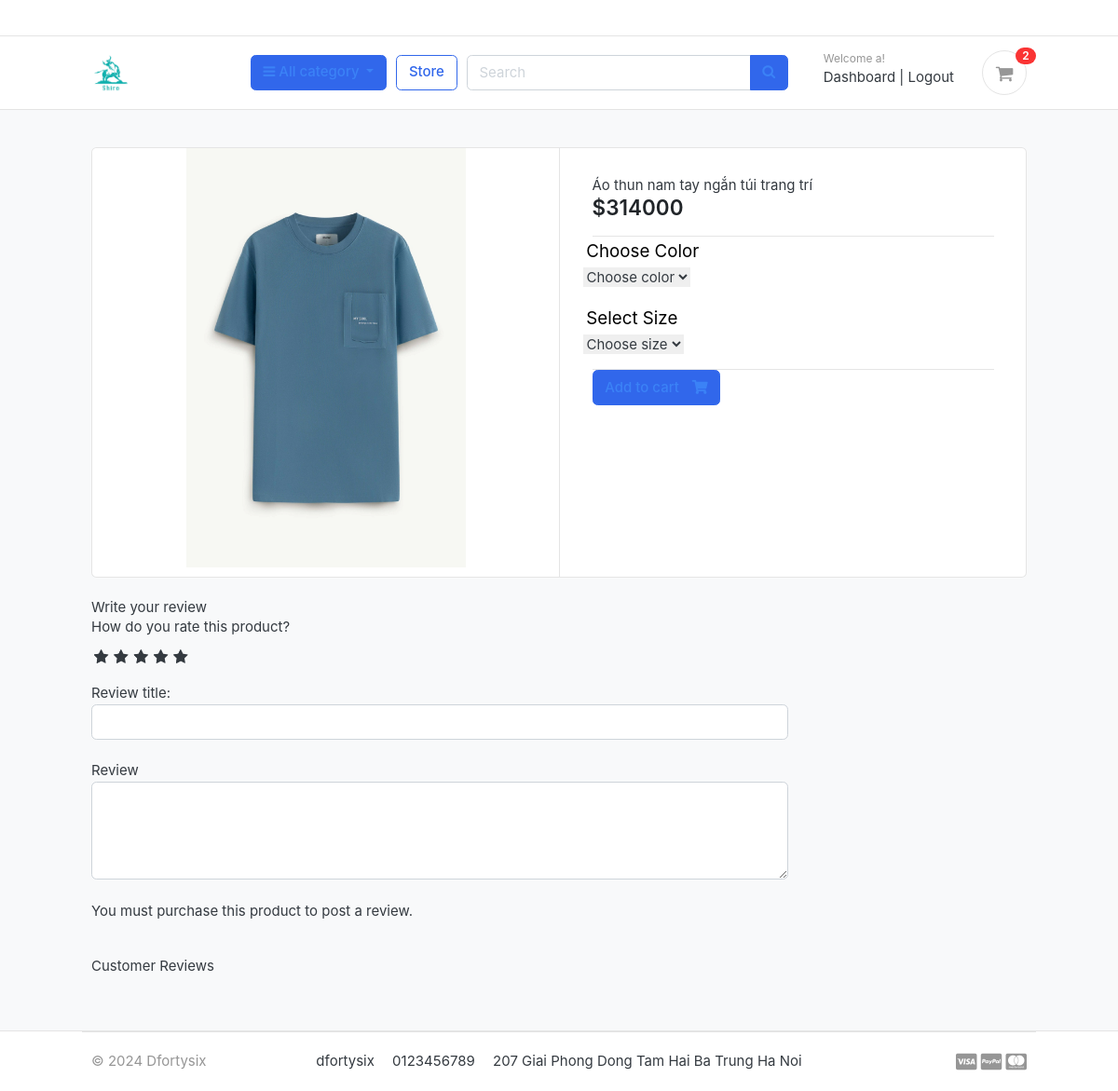
The page /store/ao-thun/ao-thun-nam-tay-ngn-tui-trang-tri/ (signed in) on the database its author committed.
### accounts/models.py (models this page shows, shortened)
class Account(AbstractBaseUser):
    first_name = models.CharField(max_length=50)
    last_name = models.CharField(max_length=50)
    username = models.CharField(max_length=50, unique=True)
    email = models.EmailField(max_length=100, unique=True)
    phone_number = models.CharField(max_length=50)
    date_joined = models.DateTimeField(auto_now_add=True)
    last_login = models.DateTimeField(auto_now_add=True)
    is_admin = models.BooleanField(default=False)
    is_staff = models.BooleanField(default=False)
    is_active = models.BooleanField(default=False)
    is_superadmin = models.BooleanField(default=False)
    USERNAME_FIELD = 'email'    # Trường quyêt định khi login
    REQUIRED_FIELDS = ['username', 'first_name', 'last_name']    # Các trường yêu cầu khi đk tài khoản (mặc định đã có email), mặc định có password
    objects = MyAccountManager()

### store/models.py (models this page shows, shortened)
class Product(models.Model):
    product_name = models.CharField(max_length=200, unique=True)
    slug = models.SlugField(max_length=200, unique=True)
    description = models.TextField(max_length=500, blank=True)
    price = models.IntegerField()
    images = models.ImageField(upload_to='photos/products')
    stock = models.IntegerField()
    is_available = models.BooleanField(default=True)
    category = models.ForeignKey(Category, on_delete=models.CASCADE)    # Khi xóa category thì Product bị xóa
    created_date = models.DateTimeField(auto_now_add=True)
    modified_date = models.DateTimeField(auto_now=True)

### store/views.py (the view)
# urls.py: path('<slug:category_slug>/<slug:product_slug>/', views.product_detail, name='product_detail'),
def product_detail(request, category_slug, product_slug=None):
    try:
        single_product = Product.objects.get(category__slug=category_slug, slug=product_slug)
        cart = Cart.objects.get(cart_id=_cart_id(request=request))
        in_cart = CartItem.objects.filter(
            cart=cart,
            product=single_product
        ).exists()
    except Exception as e:
        cart = Cart.objects.create(
            cart_id=_cart_id(request)
        )
    context = {
        'single_product': single_product,
        'in_cart': in_cart if 'in_cart' in locals() else False,
    }
    return render(request, 'store/product_detail.html', context=context)

### carts/context_processors.py (called while the page is built)
def counter(request):
    if 'admin' in request.path:
        return {}
    else:
        try:
            if request.user.is_authenticated:
                cart_items = CartItem.objects.filter(user=request.user)
            else:
                cart = Cart.objects.get(cart_id=_cart_id(request=request))
                cart_items = CartItem.objects.filter(cart=cart)
            cart_count = sum([cart_item.quantity for cart_item in cart_items])
        except Cart.DoesNotExist:
            cart_count = 0
    return dict(cart_count=cart_count)

### carts/views.py (called while the page is built)
def _cart_id(request):
    cart_id = request.session.session_key
    if not cart_id:
        cart_id = request.session.create()
    return cart_id

### store/models.py (called while the page is built)
    def colors(self):
        return super(VariationManager, self).filter(variation_category='color', is_active=True)

    def sizes(self):
        return super(VariationManager, self).filter(variation_category='size', is_active=True)

### templates/store/product_detail.html (shortened to what this page needs)
{% extends 'base.html' %}
{% load static %}
{% block content %}
<section class="section-content padding-y bg">
    <div class="container">
        <div class="card">
            <div class="row no-gutters">
                <aside class="col-md-6">
                    <article class="gallery-wrap">
                        <div class="img-big-wrap">
                            <a href="#"><img src="{{ single_product.images.url }}" /></a>
                        </div>
                    </article>
                </aside>
                <main class="col-md-6 border-left">
                    <form action="{% url 'add_cart' single_product.id %}" method="POST">
                        <article class="content-body">
                            <h2 class="title">{{ single_product.product_name }}</h2>
                            <div class="mb-3">
                                <var class="price h4">${{ single_product.price }}</var>
                            </div>
                            <hr />
                            <div class="row">
                                <div class="item-option-select">
                                    <h6 class="m-1 text-xl text-bold text-black">Choose Color</h6>
                                    <select name="color" class="form-select" required>
                                        <option value="" disabled selected>Choose color</option>
                                    </select>
                                </div>
                            </div>
                            <div class="row">
                                <div class="item-option-select">
                                    <h6 class="m-1 text-xl text-bold text-black">Select Size</h6>
                                    <select name="size" class="form-select" required>
                                        <option value="" disabled selected>Choose size</option>
                                    </select>
                                </div>
                            </div>
                            <hr />
                            {% if single_product.stock > 0 %} {% if in_cart %}
                            <button type="submit" class="text-blue-500 btn btn-success">
                                <span class="text">Add to cart</span>
                                <i class="fas fa-check"></i>
                            </button>
                            <a href="{% url 'cart' %}" class="btn btn-outline-primary">
                                <span class="text">Show cart</span>
                                <i class="fas fa-eye"></i>
                            </a>
                            {% else %}
                            <button type="submit" class="text-blue-500 btn btn-primary">
                                <span class="text">Add to cart</span>
                                <i class="fas fa-shopping-cart"></i>
                            </button>
                            {% endif %} {% else %}
                            <h5 class="text-danger">Out of Stock</h5>
                            {% endif %}
                        </article>
                    </form>
                </main>
            </div>
        </div>
        <br />
        <div class="row">
            <div class="col-md-9">
                <form action="" method="POST">
                    <h5>Write your review</h5>
                    <div>
                        <label>How do you rate this product?</label>
                        <br>
                        <div class="rate">
							<input type="radio" name="rating" id="rating10" value="5" required /><label for="rating10" title="5"></label>
							<input type="radio" name="rating" id="rating8" value="4" required /><label for="rating8" title="4"></label>
							<input type="radio" name="rating" id="rating6" value="3" required /><label for="rating6" title="3"></label>
							<input type="radio" name="rating" id="rating4" value="2" required /><label for="rating4" title="2"></label>
							<input type="radio" name="rating" id="rating2" value="1" required /><label for="rating2" title="1"></label>
						</div>
                        <br>
                        Review title:
                        <input type="text" class="form-control" name="subject">
                        <br>
                        Review
                        <textarea name="review" rows="4" class="form-control"></textarea>
                        <br>
                        {% if user.is_authenticated %}
                            {% if orderproduct %}
                            <input type="submit" value="Submit Review" class="btn btn-primary">
                            {% else %}
                            <p>You must purchase this product to post a review.</p>
                            {% endif %}
                        {% else %}
                        <p>You must be logged in to post a review. <span><a href="{% url 'login' %}">Login now</a></span></p>
                        {% endif %}
                    </div>
                </form>
                <br>
                <header class="section-heading">
                    <h3>Customer Reviews</h3>
                </header>
            </div>
        </div>
    </div>
</section>
{% endblock %}

### templates/includes/navbar.html (shortened to what this page needs)
{% load static %}
<header class="section-header">
    <nav class="navbar p-md-0 navbar-expand-sm navbar-light border-bottom">
        <div class="container">
        </div>
    </nav>
    <section class="header-main border-bottom">
        <div class="container">
            <div class="row align-items-center">
                <div class="col-lg-2 col-md-3 col-6">
                    <a href="{% url 'home' %}" class="brand-wrap">
                        <img class="logo width" src="{% static './images/logoshiro.png' %}">
                    </a>
                </div>
                <div class="col-lg col-sm col-md col-6 flex-grow-0">
                    <div class="category-wrap dropdown d-inline-block float-right">
                        <button type="button" class="btn btn-primary text-blue-500 dropdown-toggle" data-toggle="dropdown">
                            <i class="fa fa-bars"></i> All category
                        </button>
                    </div>
                </div>
                <a href="{% url 'store' %}" class="btn btn-outline-primary">Store</a>
                <div class="col-lg  col-md-6 col-sm-12 col">
                    <form action="{% url 'store' %}" class="search" value ={{query}} method="GET">
                        <div class="input-group w-100">
                            <input type="text" class="form-control" style="width:60%;" placeholder="Search" name="q" value="{{ q }}">
                            <div class="input-group-append">
                                <button class="btn btn-primary text-blue-500" type="submit">
                                    <i class="fa fa-search"></i>
                                </button>
                            </div>
                        </div>
                    </form>
                </div>
                <div class="col-lg-3 col-sm-6 col-8 order-2 order-lg-3">
                    <div class="d-flex justify-content-end mb-3 mb-lg-0">
                        {% if user.id is None %}
                        <div class="widget-header">
                            <small class="title text-muted">Welcome guest!</small>
                            <div>
                                <a href="{% url 'login' %}">Log in</a> <span class="dark-transp"> | </span>
                                <a href="{% url 'register' %}"> Register</a>
                            </div>
                        </div>
                        {% else %}
                        <div class="widget-header">
                            <small class="title text-muted">Welcome {{ user.first_name }}!</small>
                            <div>
                                <a href="{% url 'dashboard' %} ">Dashboard</a> <span class="dark-transp"> | </span>
                                <a href="{% url 'logout' %}"> Logout</a>
                            </div>
                        </div>
                        {% endif %}
                        <a href="{% url 'cart' %}" class="widget-header pl-3 ml-3">
                            <div class="icon icon-sm rounded-circle border"><i class="fa fa-shopping-cart"></i>
                            </div>
                            <span class="badge badge-pill badge-danger notify">{{ cart_count }}</span>
                        </a>
                    </div>
                </div>
            </div>
        </div>
    </section>
</header>

### static/css/ui.css (style rules this page uses)
html { font-family: "Inter", sans-serif; font-size: 15px; }
.content-body { flex: 1 1 auto; padding: 2rem 2.3rem; }
.icon-xs, .icon-sm, .icon-md, .icon-lg { display: inline-block; text-align: center; flex-shrink: 0; flex-grow: 0; }
.icon-sm { width: 48px; height: 48px; line-height: 48px !important; font-size: 20px; }
.padding-y { padding-top: 40px; padding-bottom: 40px; }
var { font-style: normal; }
article:after, .form-group:after { display: block; clear: both; content: ""; }
.bg { background-color: #f8f9fa; }
.section-heading { margin-bottom: 20px; margin-top: 15px; }
p:last-child { margin-bottom: 0; }
.header-main { position: relative; padding-top: 1rem; padding-bottom: 1rem; }
.brand-wrap .logo, .navbar-brand .logo { margin-right: 7px; max-height: 42px; display: inline-block; }
.widget-header { display: inline-block; vertical-align: middle; position: relative; }
.widget-header a { color: #343a40; }
.widget-header i { color: #969696; }
.widget-header .title { display: block; }
.widget-header .notify { position: absolute; top: -3px; right: -10px; }
.btn .text + i { margin-left: 10px; }
.notify { position: absolute; top: -4px; right: -10px; display: inline-block; padding: 0.25em 0.6em; font-size: 12px; line-height: 1; text-align: center; border-radius: 3rem; color: #fff; background-color: #fa3434; }
.price { font-weight: 600; color: #212529; }
.gallery-wrap .img-big-wrap { margin-bottom: 10px; border-radius: 0.37rem; overflow: hidden; background-color: #fff; }
.gallery-wrap .img-big-wrap a { text-align: center; display: block; }
.gallery-wrap .img-big-wrap img { height: 450px; width: auto; display: inline-block; }
.item-option-select { margin-bottom: 1rem; display: inline-block; margin-right: 15px; }

### static/css/custom.css (style rules this page uses)
.rate { display: inline-block; border: 0; }
.rate > label { float: right; }
.rate > label:before { display: inline-block; font-size: 1.1rem; font-family: FontAwesome; content: "\f005"; margin: 0; padding: 0.3rem 0.2rem; cursor: pointer; }

### rows shown on the page
Account: first_name "a"
Product: images (picture), product_name "Áo thun nam tay ngắn túi trang trí", price "314000"

### other values the page prints
{{ cart_count }} "2"
